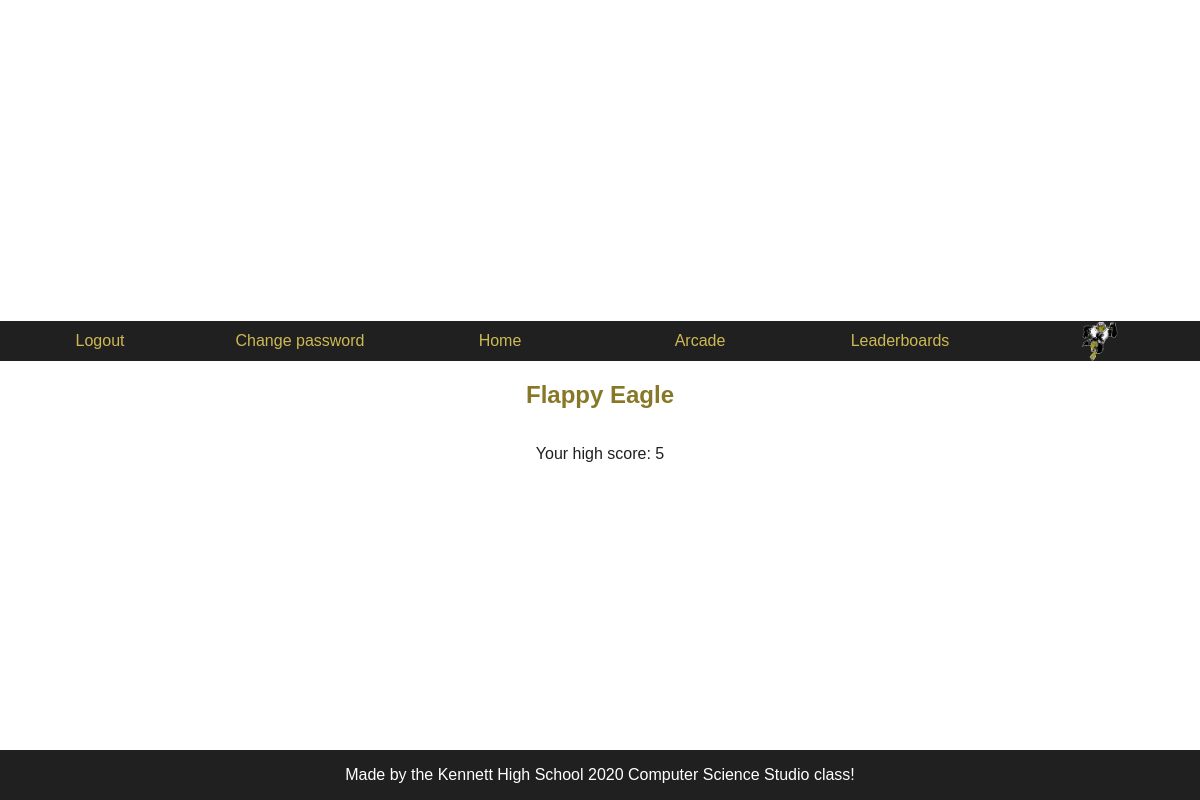
Before: /flappyEagle/ (signed in) with the older database file.
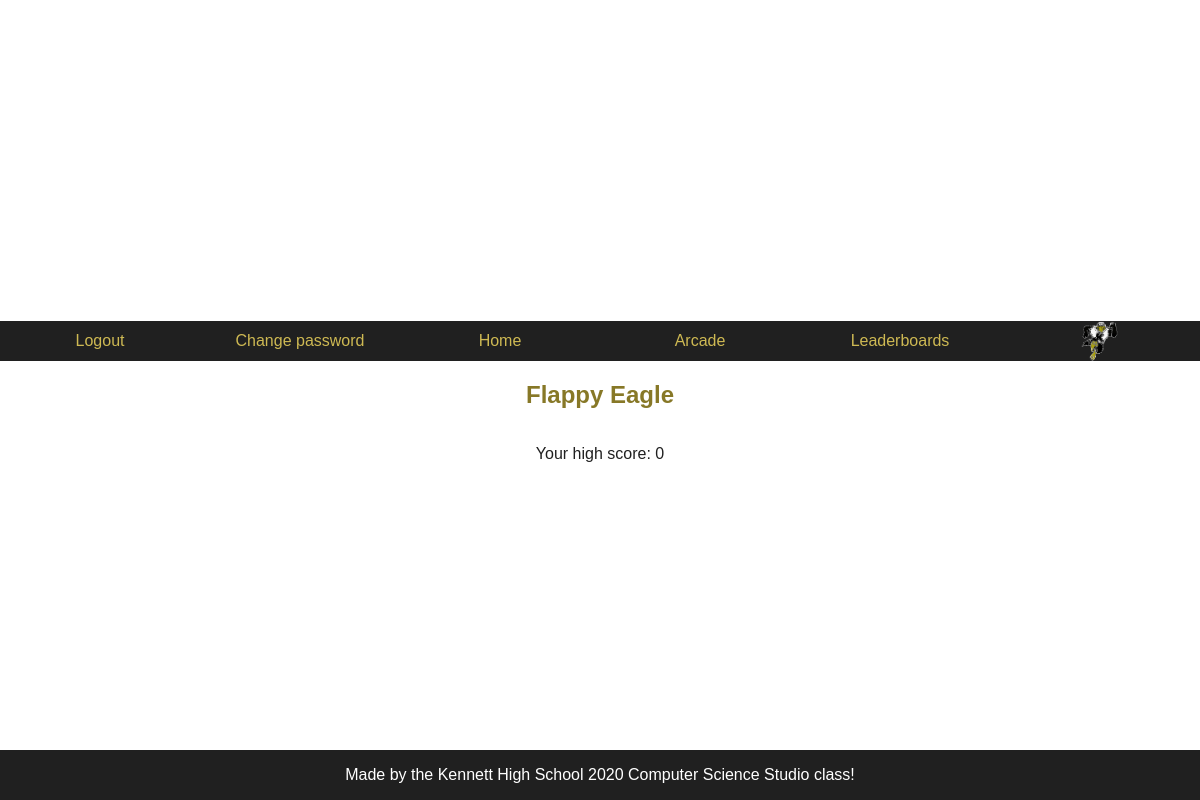
After: the same page with the newer database file.
### spirit/models.py (models this page shows, shortened)
class UserProfile(AbstractBaseUser):
    username = models.CharField(max_length=100, default='', unique=True, validators=[validate_is_profane])
    email = models.EmailField(unique=True)
    first_name = models.CharField(max_length=100, default='', validators=[validate_is_profane])
    last_name = models.CharField(max_length=100, default='')
    grade = models.IntegerField(validators=[MinValueValidator(9, message="Enter a Valid Grade"), MaxValueValidator(12, message="Enter a Valid Grade")])
    score1 = models.IntegerField(default=0, blank=True)
    score2 = models.IntegerField(default=0, blank=True)
    score3 = models.IntegerField(default=0, blank=True)
    is_staff = models.BooleanField(default=False)
    is_superuser = models.BooleanField(default=False)
    USERNAME_FIELD = 'username'
    REQUIRED_FIELDS = ['email','first_name', 'last_name', 'grade']
    objects = UserProfileManager()

### spirit/views.py (the view)
# urls.py: url(r"^flappyEagle/", flappyEagle, name="flappyEagle"),
def flappyEagle(request):
    args = {'user': request.user}
    return render(request, "users/flappyEagle.html", args)

### spirit/templates/users/flappyEagle.html (shortened to what this page needs)
{% extends 'base.html' %}
  {% load static %}
  {% block content %}
  <head>
    <link rel="stylesheet" type="text/css" href="{% static 'scripts/Games/FlappyEagle/style.css' %}">
  </head>
  <body class="center">
  <div id="header">
    <h2 id="headerTitle">Flappy Eagle</h2>
  </div>
  <div id="smallText">
     <p> Your high score: <span id="scoretext">{{user.score1}}</span></p>
  </div>
    {% endblock %}

Changed rows visible on the page:
changed UserProfile: score1 "5" → "0"
